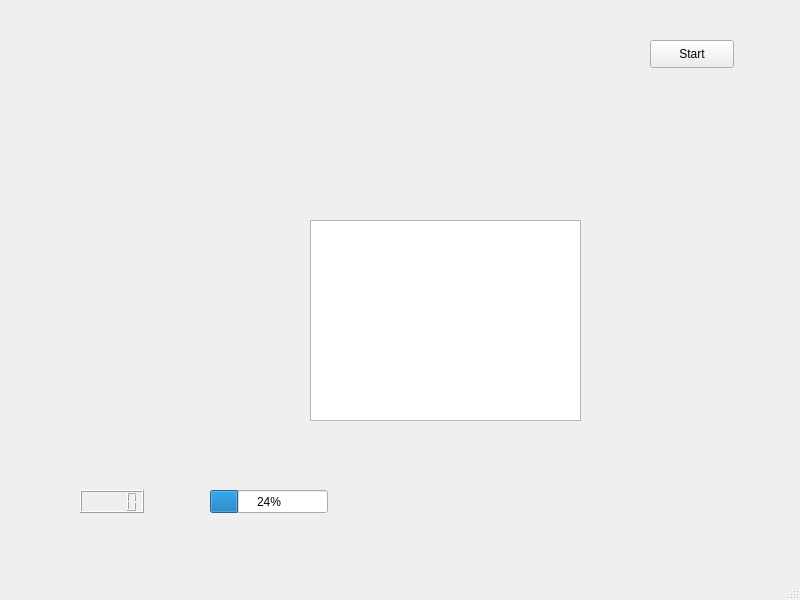
<?xml version="1.0" encoding="UTF-8"?>
<ui version="4.0">
 <class>MainWindow</class>
 <widget class="QMainWindow" name="MainWindow">
  <property name="geometry">
   <rect>
    <x>0</x>
    <y>0</y>
    <width>800</width>
    <height>600</height>
   </rect>
  </property>
  <property name="windowTitle">
   <string>MainWindow</string>
  </property>
  <widget class="QWidget" name="centralwidget">
   <widget class="QPushButton" name="startButton">
    <property name="geometry">
     <rect>
      <x>650</x>
      <y>40</y>
      <width>84</width>
      <height>28</height>
     </rect>
    </property>
    <property name="text">
     <string>Start</string>
    </property>
   </widget>
   <widget class="QGraphicsView" name="gameView">
    <property name="geometry">
     <rect>
      <x>310</x>
      <y>220</y>
      <width>271</width>
      <height>201</height>
     </rect>
    </property>
   </widget>
   <widget class="QLCDNumber" name="lcd_points">
    <property name="geometry">
     <rect>
      <x>80</x>
      <y>490</y>
      <width>64</width>
      <height>23</height>
     </rect>
    </property>
   </widget>
   <widget class="QProgressBar" name="alien_healthbar">
    <property name="geometry">
     <rect>
      <x>210</x>
      <y>490</y>
      <width>118</width>
      <height>23</height>
     </rect>
    </property>
    <property name="value">
     <number>24</number>
    </property>
   </widget>
  </widget>
  <widget class="QMenuBar" name="menubar">
   <property name="geometry">
    <rect>
     <x>0</x>
     <y>0</y>
     <width>800</width>
     <height>25</height>
    </rect>
   </property>
  </widget>
  <widget class="QStatusBar" name="statusbar"/>
 </widget>
 <resources/>
 <connections/>
</ui>
